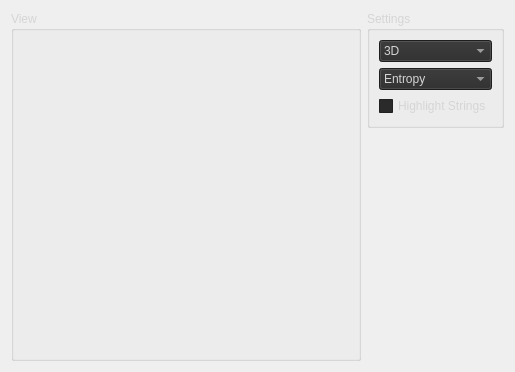
      <widget class="QWidget" name="tab_vis">
       <attribute name="title">
        <string>Visualization</string>
       </attribute>
       <layout class="QGridLayout" name="gridLayout">
        <item row="0" column="0">
         <layout class="QVBoxLayout" name="verticalLayout_view">
          <item>
           <widget class="QGroupBox" name="groupBox_View">
            <property name="sizePolicy">
             <sizepolicy hsizetype="Minimum" vsizetype="Minimum">
              <horstretch>0</horstretch>
              <verstretch>0</verstretch>
             </sizepolicy>
            </property>
            <property name="minimumSize">
             <size>
              <width>350</width>
              <height>350</height>
             </size>
            </property>
            <property name="palette">
             <palette>
              <active>
               <colorrole role="WindowText">
                <brush brushstyle="SolidPattern">
                 <color alpha="255">
                  <red>213</red>
                  <green>213</green>
                  <blue>213</blue>
                 </color>
                </brush>
               </colorrole>
               <colorrole role="Button">
                <brush brushstyle="SolidPattern">
                 <color alpha="255">
                  <red>42</red>
                  <green>42</green>
                  <blue>42</blue>
                 </color>
                </brush>
               </colorrole>
               <colorrole role="Text">
                <brush brushstyle="SolidPattern">
                 <color alpha="255">
                  <red>213</red>
                  <green>213</green>
                  <blue>213</blue>
                 </color>
                </brush>
               </colorrole>
               <colorrole role="ButtonText">
                <brush brushstyle="SolidPattern">
                 <color alpha="255">
                  <red>213</red>
                  <green>213</green>
                  <blue>213</blue>
                 </color>
                </brush>
               </colorrole>
               <colorrole role="Base">
                <brush brushstyle="SolidPattern">
                 <color alpha="255">
                  <red>42</red>
                  <green>42</green>
                  <blue>42</blue>
                 </color>
                </brush>
               </colorrole>
               <colorrole role="Window">
                <brush brushstyle="SolidPattern">
                 <color alpha="255">
                  <red>42</red>
                  <green>42</green>
                  <blue>42</blue>
                 </color>
                </brush>
               </colorrole>
              </active>
              <inactive>
               <colorrole role="WindowText">
                <brush brushstyle="SolidPattern">
                 <color alpha="255">
                  <red>213</red>
                  <green>213</green>
                  <blue>213</blue>
                 </color>
                </brush>
               </colorrole>
               <colorrole role="Button">
                <brush brushstyle="SolidPattern">
                 <color alpha="255">
                  <red>42</red>
                  <green>42</green>
                  <blue>42</blue>
                 </color>
                </brush>
               </colorrole>
               <colorrole role="Text">
                <brush brushstyle="SolidPattern">
                 <color alpha="255">
                  <red>213</red>
                  <green>213</green>
                  <blue>213</blue>
                 </color>
                </brush>
               </colorrole>
               <colorrole role="ButtonText">
                <brush brushstyle="SolidPattern">
                 <color alpha="255">
                  <red>213</red>
                  <green>213</green>
                  <blue>213</blue>
                 </color>
                </brush>
               </colorrole>
               <colorrole role="Base">
                <brush brushstyle="SolidPattern">
                 <color alpha="255">
                  <red>42</red>
                  <green>42</green>
                  <blue>42</blue>
                 </color>
                </brush>
               </colorrole>
               <colorrole role="Window">
                <brush brushstyle="SolidPattern">
                 <color alpha="255">
                  <red>42</red>
                  <green>42</green>
                  <blue>42</blue>
                 </color>
                </brush>
               </colorrole>
              </inactive>
              <disabled>
               <colorrole role="WindowText">
                <brush brushstyle="SolidPattern">
                 <color alpha="255">
                  <red>213</red>
                  <green>213</green>
                  <blue>213</blue>
                 </color>
                </brush>
               </colorrole>
               <colorrole role="Button">
                <brush brushstyle="SolidPattern">
                 <color alpha="255">
                  <red>42</red>
                  <green>42</green>
                  <blue>42</blue>
                 </color>
                </brush>
               </colorrole>
               <colorrole role="Text">
                <brush brushstyle="SolidPattern">
                 <color alpha="255">
                  <red>213</red>
                  <green>213</green>
                  <blue>213</blue>
                 </color>
                </brush>
               </colorrole>
               <colorrole role="ButtonText">
                <brush brushstyle="SolidPattern">
                 <color alpha="255">
                  <red>213</red>
                  <green>213</green>
                  <blue>213</blue>
                 </color>
                </brush>
               </colorrole>
               <colorrole role="Base">
                <brush brushstyle="SolidPattern">
                 <color alpha="255">
                  <red>42</red>
                  <green>42</green>
                  <blue>42</blue>
                 </color>
                </brush>
               </colorrole>
               <colorrole role="Window">
                <brush brushstyle="SolidPattern">
                 <color alpha="255">
                  <red>42</red>
                  <green>42</green>
                  <blue>42</blue>
                 </color>
                </brush>
               </colorrole>
              </disabled>
             </palette>
            </property>
            <property name="title">
             <string>View</string>
            </property>
           </widget>
          </item>
         </layout>
        </item>
        <item row="0" column="1">
         <layout class="QVBoxLayout" name="verticalLayout_settings">
          <property name="sizeConstraint">
           <enum>QLayout::SetMinAndMaxSize</enum>
          </property>
          <item>
           <widget class="QGroupBox" name="groupBox_Settings">
            <property name="sizePolicy">
             <sizepolicy hsizetype="Fixed" vsizetype="Fixed">
              <horstretch>0</horstretch>
              <verstretch>0</verstretch>
             </sizepolicy>
            </property>
            <property name="palette">
             <palette>
              <active>
               <colorrole role="WindowText">
                <brush brushstyle="SolidPattern">
                 <color alpha="255">
                  <red>213</red>
                  <green>213</green>
                  <blue>213</blue>
                 </color>
                </brush>
               </colorrole>
               <colorrole role="Button">
                <brush brushstyle="SolidPattern">
                 <color alpha="255">
                  <red>42</red>
                  <green>42</green>
                  <blue>42</blue>
                 </color>
                </brush>
               </colorrole>
               <colorrole role="Text">
                <brush brushstyle="SolidPattern">
                 <color alpha="255">
                  <red>213</red>
                  <green>213</green>
                  <blue>213</blue>
                 </color>
                </brush>
               </colorrole>
               <colorrole role="ButtonText">
                <brush brushstyle="SolidPattern">
                 <color alpha="255">
                  <red>213</red>
                  <green>213</green>
                  <blue>213</blue>
                 </color>
                </brush>
               </colorrole>
               <colorrole role="Base">
                <brush brushstyle="SolidPattern">
                 <color alpha="255">
                  <red>42</red>
                  <green>42</green>
                  <blue>42</blue>
                 </color>
                </brush>
               </colorrole>
               <colorrole role="Window">
                <brush brushstyle="SolidPattern">
                 <color alpha="255">
                  <red>42</red>
                  <green>42</green>
                  <blue>42</blue>
                 </color>
                </brush>
               </colorrole>
              </active>
              <inactive>
               <colorrole role="WindowText">
                <brush brushstyle="SolidPattern">
                 <color alpha="255">
                  <red>213</red>
                  <green>213</green>
                  <blue>213</blue>
                 </color>
                </brush>
               </colorrole>
               <colorrole role="Button">
                <brush brushstyle="SolidPattern">
                 <color alpha="255">
                  <red>42</red>
                  <green>42</green>
                  <blue>42</blue>
                 </color>
                </brush>
               </colorrole>
               <colorrole role="Text">
                <brush brushstyle="SolidPattern">
                 <color alpha="255">
                  <red>213</red>
                  <green>213</green>
                  <blue>213</blue>
                 </color>
                </brush>
               </colorrole>
               <colorrole role="ButtonText">
                <brush brushstyle="SolidPattern">
                 <color alpha="255">
                  <red>213</red>
                  <green>213</green>
                  <blue>213</blue>
                 </color>
                </brush>
               </colorrole>
               <colorrole role="Base">
                <brush brushstyle="SolidPattern">
                 <color alpha="255">
                  <red>42</red>
                  <green>42</green>
                  <blue>42</blue>
                 </color>
                </brush>
               </colorrole>
               <colorrole role="Window">
                <brush brushstyle="SolidPattern">
                 <color alpha="255">
                  <red>42</red>
                  <green>42</green>
                  <blue>42</blue>
                 </color>
                </brush>
               </colorrole>
              </inactive>
              <disabled>
               <colorrole role="WindowText">
                <brush brushstyle="SolidPattern">
                 <color alpha="255">
                  <red>213</red>
                  <green>213</green>
                  <blue>213</blue>
                 </color>
                </brush>
               </colorrole>
               <colorrole role="Button">
                <brush brushstyle="SolidPattern">
                 <color alpha="255">
                  <red>42</red>
                  <green>42</green>
                  <blue>42</blue>
                 </color>
                </brush>
               </colorrole>
               <colorrole role="Text">
                <brush brushstyle="SolidPattern">
                 <color alpha="255">
                  <red>213</red>
                  <green>213</green>
                  <blue>213</blue>
                 </color>
                </brush>
               </colorrole>
               <colorrole role="ButtonText">
                <brush brushstyle="SolidPattern">
                 <color alpha="255">
                  <red>213</red>
                  <green>213</green>
                  <blue>213</blue>
                 </color>
                </brush>
               </colorrole>
               <colorrole role="Base">
                <brush brushstyle="SolidPattern">
                 <color alpha="255">
                  <red>42</red>
                  <green>42</green>
                  <blue>42</blue>
                 </color>
                </brush>
               </colorrole>
               <colorrole role="Window">
                <brush brushstyle="SolidPattern">
                 <color alpha="255">
                  <red>42</red>
                  <green>42</green>
                  <blue>42</blue>
                 </color>
                </brush>
               </colorrole>
              </disabled>
             </palette>
            </property>
            <property name="title">
             <string>Settings</string>
            </property>
            <layout class="QFormLayout" name="formLayout">
             <item row="0" column="0">
              <layout class="QVBoxLayout" name="verticalLayout_settingsOptions">
               <item>
                <widget class="QComboBox" name="comboBox_mode">
                 <item>
                  <property name="text">
                   <string>3D</string>
                  </property>
                 </item>
                 <item>
                  <property name="text">
                   <string>2D</string>
                  </property>
                 </item>
                </widget>
               </item>
               <item>
                <widget class="QComboBox" name="comboBox_algo">
                 <item>
                  <property name="text">
                   <string>Entropy</string>
                  </property>
                 </item>
                 <item>
                  <property name="text">
                   <string>Media</string>
                  </property>
                 </item>
                 <item>
                  <property name="text">
                   <string>Call Tree</string>
                  </property>
                 </item>
                </widget>
               </item>
               <item>
                <widget class="QCheckBox" name="checkBox_strings">
                 <property name="palette">
                  <palette>
                   <active>
                    <colorrole role="WindowText">
                     <brush brushstyle="SolidPattern">
                      <color alpha="255">
                       <red>213</red>
                       <green>213</green>
                       <blue>213</blue>
                      </color>
                     </brush>
                    </colorrole>
                    <colorrole role="Button">
                     <brush brushstyle="SolidPattern">
                      <color alpha="255">
                       <red>42</red>
                       <green>42</green>
                       <blue>42</blue>
                      </color>
                     </brush>
                    </colorrole>
                    <colorrole role="Text">
                     <brush brushstyle="SolidPattern">
                      <color alpha="255">
                       <red>213</red>
                       <green>213</green>
                       <blue>213</blue>
                      </color>
                     </brush>
                    </colorrole>
                    <colorrole role="ButtonText">
                     <brush brushstyle="SolidPattern">
                      <color alpha="255">
                       <red>213</red>
                       <green>213</green>
                       <blue>213</blue>
                      </color>
                     </brush>
                    </colorrole>
                    <colorrole role="Base">
                     <brush brushstyle="SolidPattern">
                      <color alpha="255">
                       <red>42</red>
                       <green>42</green>
                       <blue>42</blue>
                      </color>
                     </brush>
                    </colorrole>
                    <colorrole role="Window">
                     <brush brushstyle="SolidPattern">
                      <color alpha="255">
                       <red>42</red>
                       <green>42</green>
                       <blue>42</blue>
                      </color>
                     </brush>
                    </colorrole>
                   </active>
                   <inactive>
                    <colorrole role="WindowText">
                     <brush brushstyle="SolidPattern">
                      <color alpha="255">
                       <red>213</red>
                       <green>213</green>
                       <blue>213</blue>
                      </color>
                     </brush>
                    </colorrole>
                    <colorrole role="Button">
                     <brush brushstyle="SolidPattern">
                      <color alpha="255">
                       <red>42</red>
                       <green>42</green>
                       <blue>42</blue>
                      </color>
                     </brush>
                    </colorrole>
                    <colorrole role="Text">
                     <brush brushstyle="SolidPattern">
                      <color alpha="255">
                       <red>213</red>
                       <green>213</green>
                       <blue>213</blue>
                      </color>
                     </brush>
                    </colorrole>
                    <colorrole role="ButtonText">
                     <brush brushstyle="SolidPattern">
                      <color alpha="255">
                       <red>213</red>
                       <green>213</green>
                       <blue>213</blue>
                      </color>
                     </brush>
                    </colorrole>
                    <colorrole role="Base">
                     <brush brushstyle="SolidPattern">
                      <color alpha="255">
                       <red>42</red>
                       <green>42</green>
                       <blue>42</blue>
                      </color>
                     </brush>
                    </colorrole>
                    <colorrole role="Window">
                     <brush brushstyle="SolidPattern">
                      <color alpha="255">
                       <red>42</red>
                       <green>42</green>
                       <blue>42</blue>
                      </color>
                     </brush>
                    </colorrole>
                   </inactive>
                   <disabled>
                    <colorrole role="WindowText">
                     <brush brushstyle="SolidPattern">
                      <color alpha="255">
                       <red>213</red>
                       <green>213</green>
                       <blue>213</blue>
                      </color>
                     </brush>
                    </colorrole>
                    <colorrole role="Button">
                     <brush brushstyle="SolidPattern">
                      <color alpha="255">
                       <red>42</red>
                       <green>42</green>
                       <blue>42</blue>
                      </color>
                     </brush>
                    </colorrole>
                    <colorrole role="Text">
                     <brush brushstyle="SolidPattern">
                      <color alpha="255">
                       <red>213</red>
                       <green>213</green>
                       <blue>213</blue>
                      </color>
                     </brush>
                    </colorrole>
                    <colorrole role="ButtonText">
                     <brush brushstyle="SolidPattern">
                      <color alpha="255">
                       <red>213</red>
                       <green>213</green>
                       <blue>213</blue>
                      </color>
                     </brush>
                    </colorrole>
                    <colorrole role="Base">
                     <brush brushstyle="SolidPattern">
                      <color alpha="255">
                       <red>42</red>
                       <green>42</green>
                       <blue>42</blue>
                      </color>
                     </brush>
                    </colorrole>
                    <colorrole role="Window">
                     <brush brushstyle="SolidPattern">
                      <color alpha="255">
                       <red>42</red>
                       <green>42</green>
                       <blue>42</blue>
                      </color>
                     </brush>
                    </colorrole>
                   </disabled>
                  </palette>
                 </property>
                 <property name="text">
                  <string>Highlight Strings</string>
                 </property>
                </widget>
               </item>
              </layout>
             </item>
            </layout>
            <zorder></zorder>
           </widget>
          </item>
          <item>
           <spacer name="verticalSpacer_downSettings">
            <property name="orientation">
             <enum>Qt::Vertical</enum>
            </property>
            <property name="sizeHint" stdset="0">
             <size>
              <width>20</width>
              <height>40</height>
             </size>
            </property>
           </spacer>
          </item>
         </layout>
        </item>
       </layout>
      </widget>
